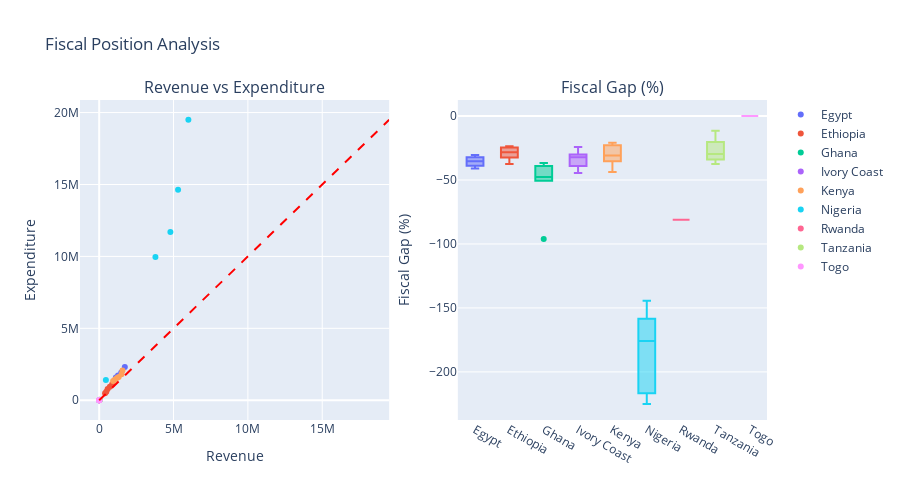

The notebook cell this image was saved under:
### Markdown cell above
### 2.3 Revenue vs Expenditure Analysis

### Code cell
# Compare revenue and expenditure
fiscal_data = df[['country', 'year', 'revenue', 'expenditure']].dropna()

if len(fiscal_data) > 0:
    fiscal_data['fiscal_gap'] = fiscal_data['revenue'] - fiscal_data['expenditure']
    fiscal_data['fiscal_gap_pct'] = (fiscal_data['fiscal_gap'] / fiscal_data['revenue'] * 100)
    
    # Recent fiscal performance
    fiscal_recent = fiscal_data[fiscal_data['year'] >= recent_years]
    
    fig = make_subplots(rows=1, cols=2, subplot_titles=('Revenue vs Expenditure', 'Fiscal Gap (%)'))
    
    for country in fiscal_recent['country'].unique():
        country_data = fiscal_recent[fiscal_recent['country'] == country]
        fig.add_trace(go.Scatter(x=country_data['revenue'], y=country_data['expenditure'],
                                mode='markers', name=country,
                                text=country_data['year']), row=1, col=1)
    
    # Add 45-degree line (balanced budget)
    max_val = max(fiscal_recent['revenue'].max(), fiscal_recent['expenditure'].max())
    fig.add_trace(go.Scatter(x=[0, max_val], y=[0, max_val], mode='lines',
                            line=dict(dash='dash', color='red'),
                            name='Balanced', showlegend=False), row=1, col=1)
    
    for country in fiscal_recent['country'].unique():
        country_data = fiscal_recent[fiscal_recent['country'] == country]
        fig.add_trace(go.Box(y=country_data['fiscal_gap_pct'], name=country,
                            showlegend=False), row=1, col=2)
    
    fig.update_xaxes(title_text="Revenue", row=1, col=1)
    fig.update_yaxes(title_text="Expenditure", row=1, col=1)
    fig.update_yaxes(title_text="Fiscal Gap (%)", row=1, col=2)
    fig.update_layout(height=500, title_text="Fiscal Position Analysis")
    fig.show()
    
    print("\nAverage Fiscal Gap (% of Revenue):")
    avg_gap = fiscal_recent.groupby('country')['fiscal_gap_pct'].mean().sort_values()
    for country, gap in avg_gap.items():
        status = "Surplus" if gap > 0 else "Deficit"
        print(f"{country:20s}: {gap:7.2f}% ({status})")
else:
    print("⚠️ Insufficient fiscal data available")

### Figure 1 — Plotly figure (JSON) as saved in the notebook; plotly's stock layout.template omitted (floating-point values rounded to 4 significant figures)
{"data": [{"mode": "markers", "name": "Egypt", "text": [2020.0, 2021.0, 2022.0, 2023.0], "type": "scatter", "x": [1121000.0, 1266000.0, 1484000.0, 1724000.0], "xaxis": "x", "y": [1581000.0, 1729000.0, 1937000.0, 2309000.0], "yaxis": "y"}, {"mode": "markers", "name": "Ethiopia", "text": [2020.0, 2021.0, 2022.0, 2023.0, 2024.0], "type": "scatter", "x": [395000.0, 478900.0, 566800.0, 717600.0, 873100.0], "xaxis": "x", "y": [488200.0, 599000.0, 779100.0, 938800.0, 1120000.0], "yaxis": "y"}, {"mode": "markers", "name": "Ghana", "text": [2020.0, 2021.0, 2022.0, 2023.0, 2024.0, 2025.0], "type": "scatter", "x": [4801.0, 4936.0, 5216.0, 8519.0, 9980.0, 12990.0], "xaxis": "x", "y": [7196.0, 6748.0, 10230.0, 11850.0, 15040.0, 18890.0], "yaxis": "y"}, {"mode": "markers", "name": "Ivory Coast", "text": [2020.0, 2021.0, 2022.0, 2023.0, 2024.0], "type": "scatter", "x": [5289.0, 6140.0, 6684.0, 7772.0, 8776.0], "xaxis": "x", "y": [7255.0, 8102.0, 9666.0, 10280.0, 10900.0], "yaxis": "y"}, {"mode": "markers", "name": "Kenya", "text": [2020.0, 2021.0, 2022.0, 2023.0, 2024.0, 2025.0], "type": "scatter", "x": [1061000.0, 937000.0, 1194000.0, 1311000.0, 1501000.0, 1565000.0], "xaxis": "x", "y": [1437000.0, 1347000.0, 1545000.0, 1611000.0, 1815000.0, 2068000.0], "yaxis": "y"}, {"mode": "markers", "name": "Nigeria", "text": [2020.0, 2021.0, 2022.0, 2023.0, 2024.0], "type": "scatter", "x": [3782000.0, 4788000.0, 5304000.0, 5998000.0, 449700.0], "xaxis": "x", "y": [9954000.0, 11700000.0, 14630000.0, 19500000.0, 1411000.0], "yaxis": "y"}, {"mode": "markers", "name": "Rwanda", "text": [2020.0], "type": "scatter", "x": [1820.0], "xaxis": "x", "y": [3295.0], "yaxis": "y"}, {"mode": "markers", "name": "Tanzania", "text": [2020.0, 2021.0, 2022.0, 2023.0], "type": "scatter", "x": [21070.0, 20600.0, 24400.0, 26280.0], "xaxis": "x", "y": [23510.0, 26580.0, 31820.0, 36160.0], "yaxis": "y"}, {"mode": "markers", "name": "Togo", "text": [2020.0, 2021.0, 2022.0, 2023.0, 2024.0], "type": "scatter", "x": [1131.0, 1139.0, 1477.0, 1643.0, 1704.0], "xaxis": "x", "y": [1131.0, 1139.0, 1477.0, 1643.0, 1704.0], "yaxis": "y"}, {"line": {"color": "red", "dash": "dash"}, "mode": "lines", "name": "Balanced", "showlegend": false, "type": "scatter", "x": [0, 19500000.0], "xaxis": "x", "y": [0, 19500000.0], "yaxis": "y"}, {"name": "Egypt", "showlegend": false, "type": "box", "xaxis": "x2", "y": [-40.98, -36.61, -30.54, -33.98], "yaxis": "y2"}, {"name": "Ethiopia", "showlegend": false, "type": "box", "xaxis": "x2", "y": [-23.62, -25.08, -37.47, -30.82, -28.28], "yaxis": "y2"}, {"name": "Ghana", "showlegend": false, "type": "box", "xaxis": "x2", "y": [-49.88, -36.7, -96.12, -39.13, -50.67, -45.48], "yaxis": "y2"}, {"name": "Ivory Coast", "showlegend": false, "type": "box", "xaxis": "x2", "y": [-37.17, -31.95, -44.61, -32.27, -24.16], "yaxis": "y2"}, {"name": "Kenya", "showlegend": false, "type": "box", "xaxis": "x2", "y": [-35.36, -43.76, -29.41, -22.92, -20.94, -32.16], "yaxis": "y2"}, {"name": "Nigeria", "showlegend": false, "type": "box", "xaxis": "x2", "y": [-163.2, -144.3, -175.9, -225.1, -213.8], "yaxis": "y2"}, {"name": "Rwanda", "showlegend": false, "type": "box", "xaxis": "x2", "y": [-81.07], "yaxis": "y2"}, {"name": "Tanzania", "showlegend": false, "type": "box", "xaxis": "x2", "y": [-11.58, -29.08, -30.41, -37.59], "yaxis": "y2"}, {"name": "Togo", "showlegend": false, "type": "box", "xaxis": "x2", "y": [0.0, 0.0, 0.0, 0.0, 0.0], "yaxis": "y2"}], "layout": {"annotations": [{"font": {"size": 16}, "showarrow": false, "text": "Revenue vs Expenditure", "x": 0.225, "xanchor": "center", "xref": "paper", "y": 1.0, "yanchor": "bottom", "yref": "paper"}, {"font": {"size": 16}, "showarrow": false, "text": "Fiscal Gap (%)", "x": 0.775, "xanchor": "center", "xref": "paper", "y": 1.0, "yanchor": "bottom", "yref": "paper"}], "height": 500, "title": {"text": "Fiscal Position Analysis"}, "xaxis": {"anchor": "y", "domain": [0.0, 0.45], "title": {"text": "Revenue"}}, "xaxis2": {"anchor": "y2", "domain": [0.55, 1.0]}, "yaxis": {"anchor": "x", "domain": [0.0, 1.0], "title": {"text": "Expenditure"}}, "yaxis2": {"anchor": "x2", "domain": [0.0, 1.0], "title": {"text": "Fiscal Gap (%)"}}}}
